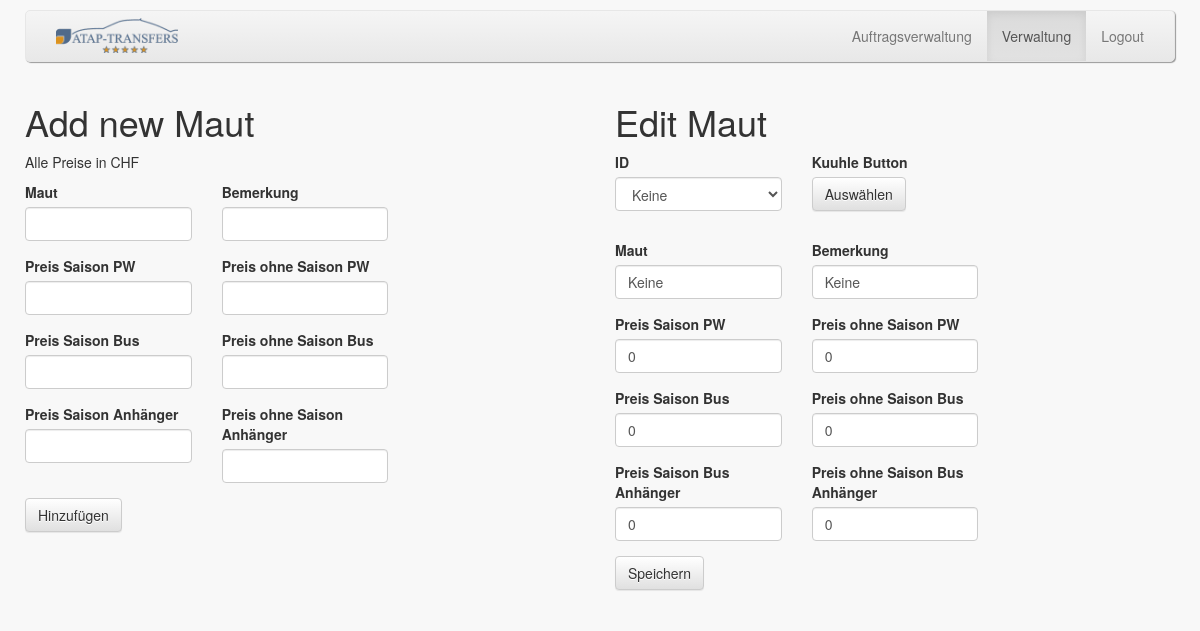
The app's page /sites/managementSites/maut.php (signed in) with its own data.
### tables this page shows
CREATE TABLE maut (
  maut_id INTEGER NOT NULL AUTO_INCREMENT,
  maut_strecke VARCHAR(100) NOT NULL,
  maut_preis_saison_pw FLOAT NOT NULL,
  maut_preis_ohne_saison_pw FLOAT NOT NULL,
  maut_preis_saison_bus FLOAT NOT NULL,
  maut_preis_ohne_saison_bus FLOAT NOT NULL,
  maut_preis_saison_bus_anhaenger FLOAT NOT NULL,
  maut_preis_ohne_saison_bus_anhaenger FLOAT NOT NULL,
  maut_bemerkung VARCHAR(100),
  PRIMARY KEY (maut_id)
);

### sites/managementSites/maut.php (the view, shortened to what this page needs)
<?php
include_once ("../../includes/connection/db_connection.php");
?>
<html>
<head>
    <link rel="stylesheet"
          href="https://maxcdn.bootstrapcdn.com/bootstrap/3.3.7/css/bootstrap.min.css"
>
    <link rel="stylesheet"
          href="https://maxcdn.bootstrapcdn.com/bootstrap/3.3.7/css/bootstrap-theme.min.css"
>
    <link rel="stylesheet" type="text/css" href="../../stylesheet/taskView.css">
</head>
<body>
<div id="pageContainer">
    <div class="container">
        <div class="nav-top">
            <nav class="navbar navbar-default">
                <div class="container-fluid">
                    <div class="collapse navbar-collapse" id="bs-example-navbar-collapse-1">
                        <a href="../../adminOverview.php"><img src="../../img/atap-logo.png"
                                                               class="img-nav img-responsive"
                                                               id="imgLogo"></a>
                        <ul class="nav navbar-nav navbar-right">
                            <li><a href="../../adminOverview.php">Auftragsverwaltung</a></li>
                            <li class="active"><a href="../../managment.php">Verwaltung</a></li>
                            <li><a href="../../logout.php">Logout</a></li>
                        </ul>
                    </div>
                </div>
            </nav>
        </div>
        <div class="pageContent row">
            <div class="col-md-6">
                <h1>Add new Maut</h1>
                <p>Alle Preise in CHF</p>
                <form method="post" action="<?php echo $_SERVER['PHP_SELF']; ?>">
                    <div class="row">
                        <div class="form-group col-sm-4 col-md-4 col-lg-4">
                            <label for="maut_strecke">Maut</label><br>
                            <input type="text" class="form-control" name="maut_strecke">
                        </div>
                        <div class="form-group col-sm-4 col-md-4 col-lg-4">
                            <label for="bemerkung">Bemerkung</label><br>
                            <input type="text" class="form-control" name="bemerkung">
                        </div>
                    </div>
                    <div class="row">
                        <div class="form-group col-sm-4 col-md-4 col-lg-4">
                            <label for="preis_saison_pw">Preis Saison PW</label><br>
                            <input type="number" step="0.05" class="form-control" name="preis_saison_pw">
                        </div>
                        <div class="form-group col-sm-4 col-md-4 col-lg-4">
                            <label for="preise_ohne_saison_pw">Preis ohne Saison PW</label><br>
                            <input type="number" step="0.05" class="form-control" name="preise_ohne_saison_pw">
                        </div>
                    </div>
                    <div class="row">
                        <div class="form-group col-sm-4 col-md-4 col-lg-4">
                            <label for="preis_saison_bus">Preis Saison Bus</label><br>
                            <input type="number" step="0.05" class="form-control" name="preis_saison_bus">
                        </div>
                        <div class="form-group col-sm-4 col-md-4 col-lg-4">
                            <label for="preis_ohne_saison_bus">Preis ohne Saison Bus</label><br>
                            <input type="number" step="0.05" class="form-control" name="preis_ohne_saison_bus">
                        </div>
                    </div>
                    <div class="row">
                        <div class="form-group col-sm-4 col-md-4 col-lg-4">
                            <label for="preis_saison_anhaenger">Preis Saison Anhänger</label><br>
                            <input type="number" step="0.05" class="form-control" name="preis_saison_anhaenger">
                        </div>
                        <div class="form-group col-sm-4 col-md-4 col-lg-4">
                            <label for="preis_ohne_saison_anhaenger">Preis ohne Saison Anhänger</label><br>
                            <input type="number" step="0.05" class="form-control" name="preis_ohne_saison_anhaenger">
                        </div>
                    </div>
                    <button name="saveNewMaut" class="btn btn-default" type="submit" value="saveNewMaut">Hinzufügen
                    </button>
                </form>
            </div>
            <?php
            $getMautId = "SELECT maut_id, maut_strecke FROM maut";
            $getMautIdResult = mysqli_query($connection, $getMautId) or die (mysqli_error($connection));
            ?>
            <div class="col-md-6">
                <h1>Edit Maut</h1>
                <?php
                $maut_ID = 1;
                ?>
                <form method="post" action=" <?php echo $_SERVER['PHP_SELF']; ?> ">
                    <div class="row">
                        <div class="form-group col-sm-4 col-md-4 col-lg-4">
                            <label for="maut_id">ID</label><br>
                            <select class="form-control" name="maut_id">
                                <?php
                                while ($row = mysqli_fetch_array($getMautIdResult)) {
                                    echo "<option value=" . $row['maut_id'] . ">" . $row['maut_strecke'] . "</option>";
                                }
                                ?>
                            </select>
                        </div>
                        <div id="confirmCountryButton" class="form-group col-sm-4 col-md-4 col-lg-4">
                            <label for="confirmMautButton"> Kuuhle Button</label><br>
                            <button name="confirmMautButton" class="btn btn-default" type="submit" value="saveMautID">
                                Auswählen
                            </button>
                        </div>
                    </div>
                </form>
                <?php
                $getCountryAndShort = "SELECT maut_strecke, maut_preis_saison_pw, maut_preis_ohne_saison_pw, maut_preis_saison_bus,
                    maut_preis_ohne_saison_bus, maut_preis_saison_bus_anhaenger, maut_preis_ohne_saison_bus_anhaenger, maut_bemerkung FROM maut WHERE maut_id = $maut_ID";
                $getCountryAndShortResult = mysqli_query($connection, $getCountryAndShort) or die (mysqli_error($connection));
                while ($row = mysqli_fetch_array($getCountryAndShortResult)) {
                    ?>
                    <form method="post" action="<?php echo $_SERVER['PHP_SELF']; ?>">
                        <div class="row">
                            <div class="form-group col-sm-4 col-md-4 col-lg-4">
                                <label for="maut_strecke">Maut</label><br>
                                <input type="text" value="<?php echo $row['maut_strecke']; ?>" class="form-control"
                                       name="maut_strecke">
                            </div>
                            <div class="form-group col-sm-4 col-md-4 col-lg-4">
                                <label for="bemerkung">Bemerkung</label><br>
                                <input type="text" value="<?php echo $row['maut_bemerkung']; ?>" class="form-control"
                                       name="bemerkung">
                            </div>
                        </div>
                        <div class="row">
                            <div class="form-group col-sm-4 col-md-4 col-lg-4">
                                <label for="preis_saison_pw">Preis Saison PW</label><br>
                                <input type="number" step="0.05" value="<?php echo $row['maut_preis_saison_pw']; ?>" class="form-control" name="preis_saison_pw">
                            </div>
                            <div class="form-group col-sm-4 col-md-4 col-lg-4">
                                <label for="preise_ohne_saison_pw">Preis ohne Saison PW</label><br>
                                <input type="number" step="0.05" value="<?php echo $row['maut_preis_ohne_saison_pw']; ?>" class="form-control" name="preise_ohne_saison_pw">
                            </div>
                        </div>
                        <div class="row">
                            <div class="form-group col-sm-4 col-md-4 col-lg-4">
                                <label for="preis_saison_bus">Preis Saison Bus</label><br>
                                <input type="number" step="0.05" value="<?php echo $row['maut_preis_saison_bus']; ?>" class="form-control" name="preis_saison_bus">
                            </div>
                            <div class="form-group col-sm-4 col-md-4 col-lg-4">
                                <label for="preis_ohne_saison_bus">Preis ohne Saison Bus</label><br>
                                <input type="number" step="0.05" value="<?php echo $row['maut_preis_ohne_saison_bus']; ?>" class="form-control" name="preis_ohne_saison_bus">
                            </div>
                        </div>
                        <div class="row">
                            <div class="form-group col-sm-4 col-md-4 col-lg-4">
                                <label for="preis_saison_anhaenger">Preis Saison Bus Anhänger</label><br>
                                <input type="number" step="0.05" value="<?php echo $row['maut_preis_saison_bus_anhaenger']; ?>" class="form-control" name="preis_saison_anhaenger">
                            </div>
                            <div class="form-group col-sm-4 col-md-4 col-lg-4">
                                <label for="preis_ohne_saison_anhaenger">Preis ohne Saison Bus Anhänger</label><br>
                                <input type="number" step="0.05" value="<?php echo $row['maut_preis_ohne_saison_bus_anhaenger']; ?>" class="form-control"
                                       name="preis_ohne_saison_anhaenger">
                            </div>
                        </div>
                        <div id="saveEditsButton">
                            <button name="saveCountryEdits" class="btn btn-default" type="submit" value="saveEdits">
                                Speichern
                            </button>
                        </div
                    </form>
                    <?php
                }
                ?>
            </div>
        </div>
    </div>
</div>
</body>
</html>

### stylesheet/taskView.css (style rules this page uses)
#pageContainer { margin: 10px ; }
html { position: relative; min-height: 100%; }
body { margin-bottom: 60px; }
.container { width: auto; padding: 0 15px; }
#imgLogo { width: auto; text-align: center; margin-top: 7px; }
.navbar { background-image: linear-gradient(to bottom,#f5f5f5 0,#e8e8e8 100%); border-radius: 5px; box-shadow: 1px 1px 1px #999; }
a { font-size: 14px; }
img.img-nav.img-responsive { height: 35px; margin-right: 0; display: inline-block; }
@media (min-width: 768px) { img#imgLogo { display: inline; } }
body, #pageContainer { background-color: #f8f8f8; }

### records on screen
maut: maut_strecke "Keine", bemerkung "Keine", preis_saison_pw "0", preise_ohne_saison_pw "0", preis_saison_bus "0", preis_ohne_saison_bus "0", preis_saison_anhaenger "0", preis_ohne_saison_anhaenger "0"

### other values on screen
form field maut_id "Keine"
